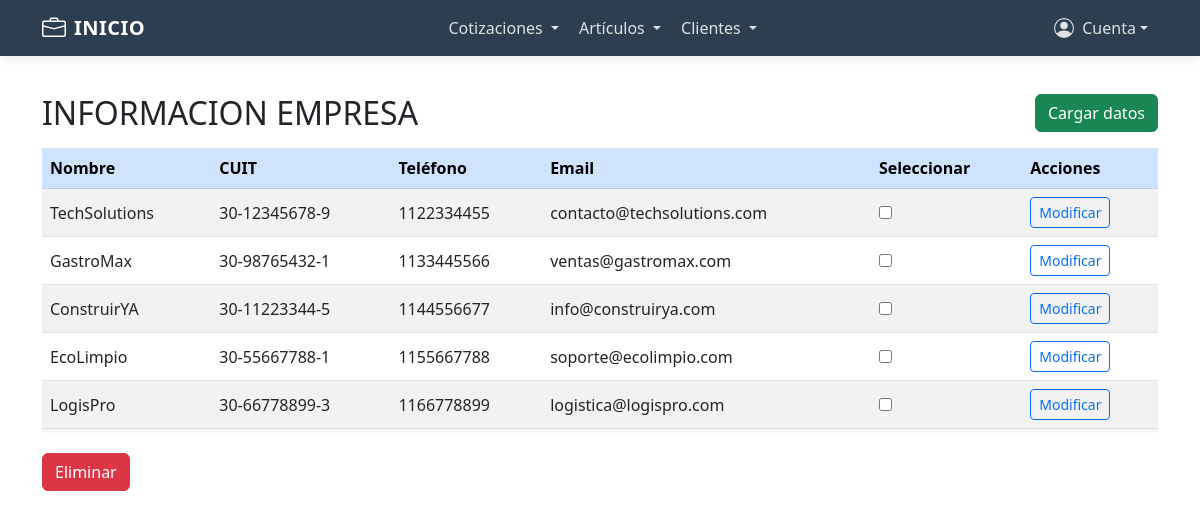
The app's page /home/mis_empresas/ (signed in) with its own data.
### cotizApp/models.py (models this page shows, shortened)
class Empresa(models.Model):
    nombre=models.CharField(max_length=30)
    cuit=models.CharField(max_length=20)
    telefono=models.CharField(max_length=20)
    mail=models.EmailField()
    created=models.DateTimeField(auto_now_add=True)
    updated=models.DateField(auto_now=True)
    class Meta:
        verbose_name="Empresa"
        verbose_name_plural="Empresas"

### cotizApp/views.py (the view)
# urls.py: path('mis_empresas/', views.mis_empresas, name="mis_empresas"),
@login_required
def mis_empresas(request):
    empresas = Empresa.objects.all()
    return render(request, "mis_empresas.html", {"empresas": empresas})

### cotizApp/templates/mis_empresas.html (shortened to what this page needs)
{% extends "estructura_base.html" %}
{% load static %}
{% block content %}
<div class="container py-4">
  <div class="d-flex justify-content-between align-items-center mb-3">
    <h2 class="mb-0">INFORMACION EMPRESA</h2>
    <a class="btn btn-success" href="{% url 'nueva_empresa' %}">Cargar datos</a>
  </div>
  <form action="{% url 'eliminar_empresa' %}" method="post">
    <div class="table-responsive">
      <table class="table table-striped align-middle shadow-sm">
        <thead class="table-primary">
          <tr>
            <th>Nombre</th>
            <th>CUIT</th>
            <th>Teléfono</th>
            <th>Email</th>
            <th>Seleccionar</th>
            <th>Acciones</th>
          </tr>
        </thead>
        <tbody>
          {% for empresa in empresas %}
          <tr>
            <td>{{ empresa.nombre }}</td>
            <td>{{ empresa.cuit }}</td>
            <td>{{ empresa.telefono }}</td>
            <td>{{ empresa.mail }}</td>
            <td>
              <input type="checkbox" name="empresas_seleccionadas[]" value="{{ empresa.id }}">
            </td>
            <td>
              <a href="{% url 'actualizar_empresa' empresa.id %}" class="btn btn-sm btn-outline-primary">Modificar</a>
            </td>
          </tr>
          {% empty %}
          <tr>
            <td colspan="6" class="text-center">Aún no cargaste los datos de tu empresa.</td>
          </tr>
          {% endfor %}
        </tbody>
      </table>
    </div>
    {% if empresas %}
      <button type="submit" class="btn btn-danger mt-2" name="accion" value="eliminar">Eliminar</button>
    {% endif %}
  </form>
</div>
{% endblock %}

### cotizApp/templates/estructura_base.html (style rules this page uses)
:root { --primary-color: #2c3e50; --secondary-color: #3498db; --accent-color: #e74c3c; --light-color: #f8f9fa; --dark-color: #212529; }
body { padding-top: 70px; font-family: 'Segoe UI', Tahoma, Geneva, Verdana, sans-serif; }

### records on screen
Empresa: nombre "TechSolutions", cuit "30-12345678-9", telefono "1122334455", mail "contacto@techsolutions.com"
Empresa: nombre "GastroMax", cuit "30-98765432-1", telefono "1133445566", mail "ventas@gastromax.com"
Empresa: nombre "ConstruirYA", cuit "30-11223344-5", telefono "1144556677", mail "info@construirya.com"
Empresa: nombre "EcoLimpio", cuit "30-55667788-1", telefono "1155667788", mail "soporte@ecolimpio.com"
Empresa: nombre "LogisPro", cuit "30-66778899-3", telefono "1166778899", mail "logistica@logispro.com"
